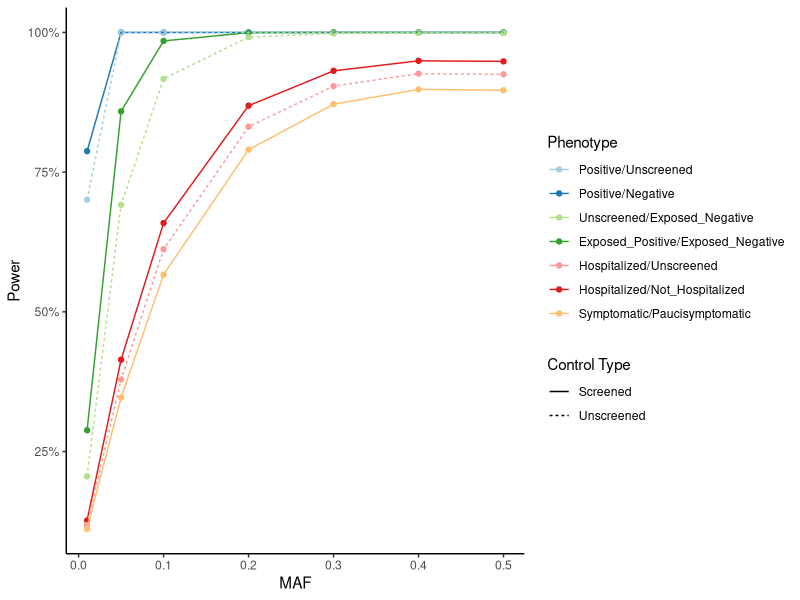

This figure's R source:
#!/usr/bin/env Rscript

#USE: Rscript figure_2A.R

library(dplyr)
library(ggplot2)
library(tidyr)
library(stringr)

pwr <- read.csv("figure_2A_power_analysis_by_phenotype.csv")

#change to long format
pwr_long <- pwr %>% gather(key="MAF", value="Power", MAF.0.01:MAF.0.50) %>%
  mutate(MAF=str_remove(MAF, "MAF.")) %>%
  mutate(MAF=as.numeric(MAF))

pwr_long$Phenotype <- factor(pwr_long$Phenotype, levels = c("Positive/Unscreened",
                                                            "Positive/Negative",
                                                            "Unscreened/Exposed_Negative",
                                                            "Exposed_Positive/Exposed_Negative",
                                                            "Hospitalized/Unscreened", 
                                                            "Hospitalized/Not_Hospitalized",
                                                            "Symptomatic/Paucisymptomatic"
                                                            ))

pwr_long$Alpha <- factor(pwr_long$Alpha, levels=c("0.05", "5e-08"))
pwr_long <- pwr_long %>% rename(`Control Type`=Control_type)


#plot
rep_power <- pwr_long %>% filter(Alpha=="0.05")

p <- ggplot(rep_power, aes(x = MAF, y = Power, color=Phenotype)) + 
  scale_color_brewer(palette = "Paired") +
  geom_point() +
  geom_line(aes(linetype = `Control Type`)) + 
  #facet_wrap(~ factor(Alpha)) +
  scale_y_continuous(labels = function(x) paste0(x*100, "%")) +
  theme_bw()+
  theme(panel.border = element_blank(), 
        panel.grid.major = element_blank(),
        panel.grid.minor = element_blank(), 
        axis.line = element_line(colour = "black")
        )

#display.brewer.all(colorblindFriendly = TRUE)
#brewer.pal(n = 8, name = "Paired")

ggsave("figure2A_power_plot.eps", 
       width = 7, height = 5, units="in",
       p, device="eps")
